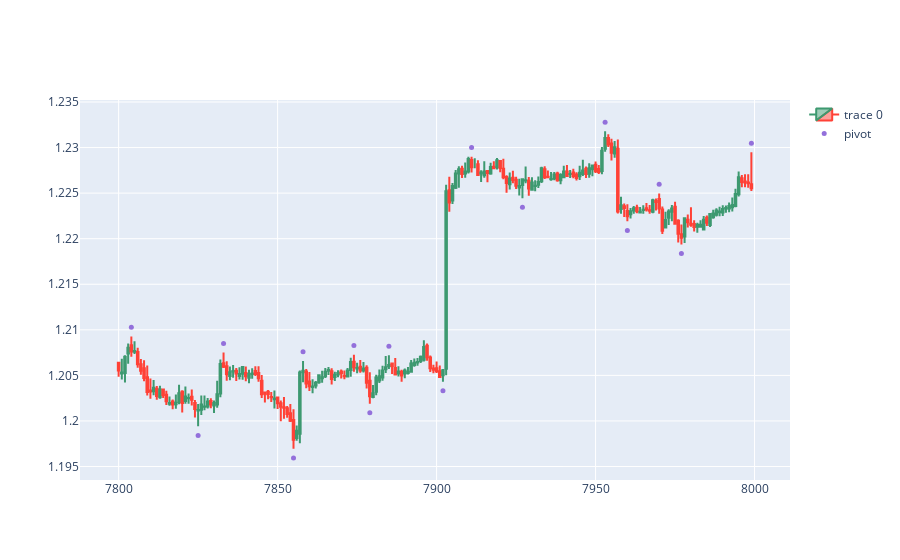

Here is the notebook cell this chart was saved with:
### Code cell
dfpl = df[7800:8000]
fig = go.Figure(data=[go.Candlestick(x=dfpl.index,
                open=dfpl['open'],
                high=dfpl['high'],
                low=dfpl['low'],
                close=dfpl['close'])])

fig.add_scatter(x=dfpl.index, y=dfpl['pointpos'], mode="markers",
                marker=dict(size=5, color="MediumPurple"),
                name="pivot")
fig.update_layout(xaxis_rangeslider_visible=False)
fig.show()

### Figure 1 — Plotly figure (JSON) as saved in the notebook; plotly's stock layout.template omitted (floating-point values rounded to 4 significant figures; data arrays with more than 128 entries replaced by an {"elided": "..."} marker saying what was removed)
{"data": [{"close": {"elided": "200 float values"}, "high": {"elided": "200 float values"}, "low": {"elided": "200 float values"}, "open": {"elided": "200 float values"}, "type": "candlestick", "x": {"elided": "200 int values"}}, {"marker": {"color": "MediumPurple", "size": 5}, "mode": "markers", "name": "pivot", "type": "scatter", "x": {"elided": "200 int values"}, "y": {"elided": "200 float values"}}], "layout": {"xaxis": {"rangeslider": {"visible": false}}}}
